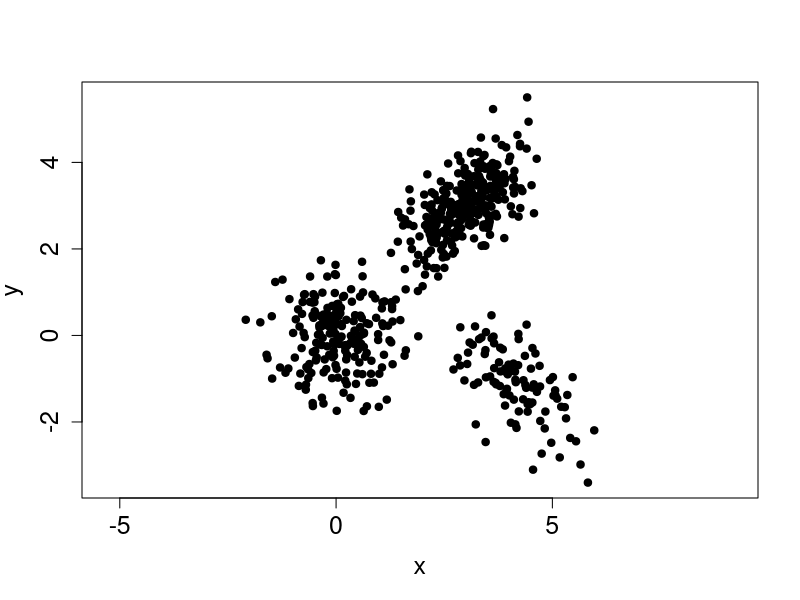
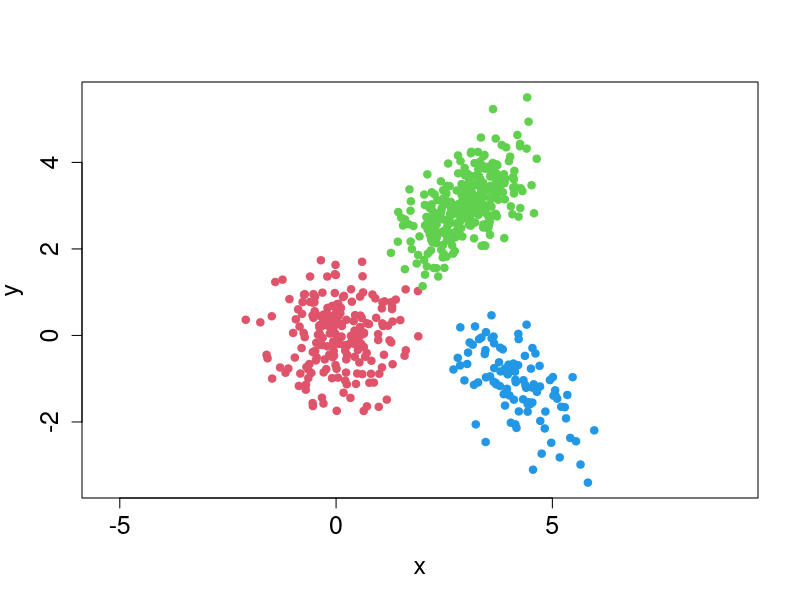

Source code (R) for these figures, in order:
library(mvtnorm)

xs <- rbind(
            rmvnorm(200, mean=c(0, 0), sigma=diag(0.5, 2)),
            rmvnorm(300, mean=c(3, 3), sigma=matrix(c(0.5, 0.3, 0.3, 0.5), 
                                                    nrow=2, ncol=2)),
            rmvnorm(100, mean=c(4, -1), sigma=matrix(c(0.6, -0.4, -0.4, 0.6),
                                                     nrow=2, ncol=2))
            )

labels <- kmeans(xs, 3)$cluster

pdf("unclustered.pdf")
plot(xs, asp=1, pch=19, xlab="x", ylab="y", cex.lab=1.5, cex.axis=1.5)
dev.off()

pdf("clustered.pdf")
plot(xs, asp=1, pch=19, col=labels + 1, xlab="x", ylab="y", cex.lab=1.5, cex.axis=1.5)
dev.off()
